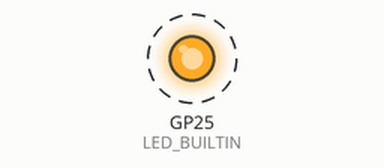
Recording of a program running on a simulated Raspberry Pi Pico. Shown: output pins drawn as LEDs (lit = HIGH). Dashed ring = blinking. What the program prints to the serial monitor is not drawn.

Above: at 0.5 s.
Timing chart, 0 to 4.6 s (numbered marks = the images above):
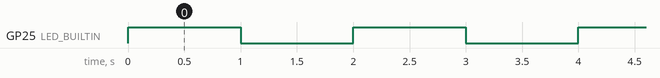

Measured:
- by itself, GP25 (LED_BUILTIN): alternates HIGH for 1.0 s and LOW for 1.0 s

The program:

main.cpp
```cpp
// Clignotement de LED du Raspberry Pi Pico
// https://tutoduino.fr/
// Copyleft 2020

#include "Arduino.h"

void setup() {
  Serial.begin(9600);
  // Declare la broche sur laquelle la LED est
  // reliee comme une sortie
  pinMode(LED_BUILTIN, OUTPUT);
}

void loop() {
  Serial.println("LED ON");
  // Passer le sortie à l'état HAUT pour allumer la LED
  digitalWrite(LED_BUILTIN, HIGH);

  // Attendre 1 seconde, pendant ce temps la LED reste allumee
  delay(1000);

  Serial.println("LED OFF");
  // Passer le sortie à l'état BAS pour eteindre la LED
  digitalWrite(LED_BUILTIN, LOW);

  // Attendre 1 seconde, pendant ce temps la LED reste donc éteinte
  delay(1000);
}
```
